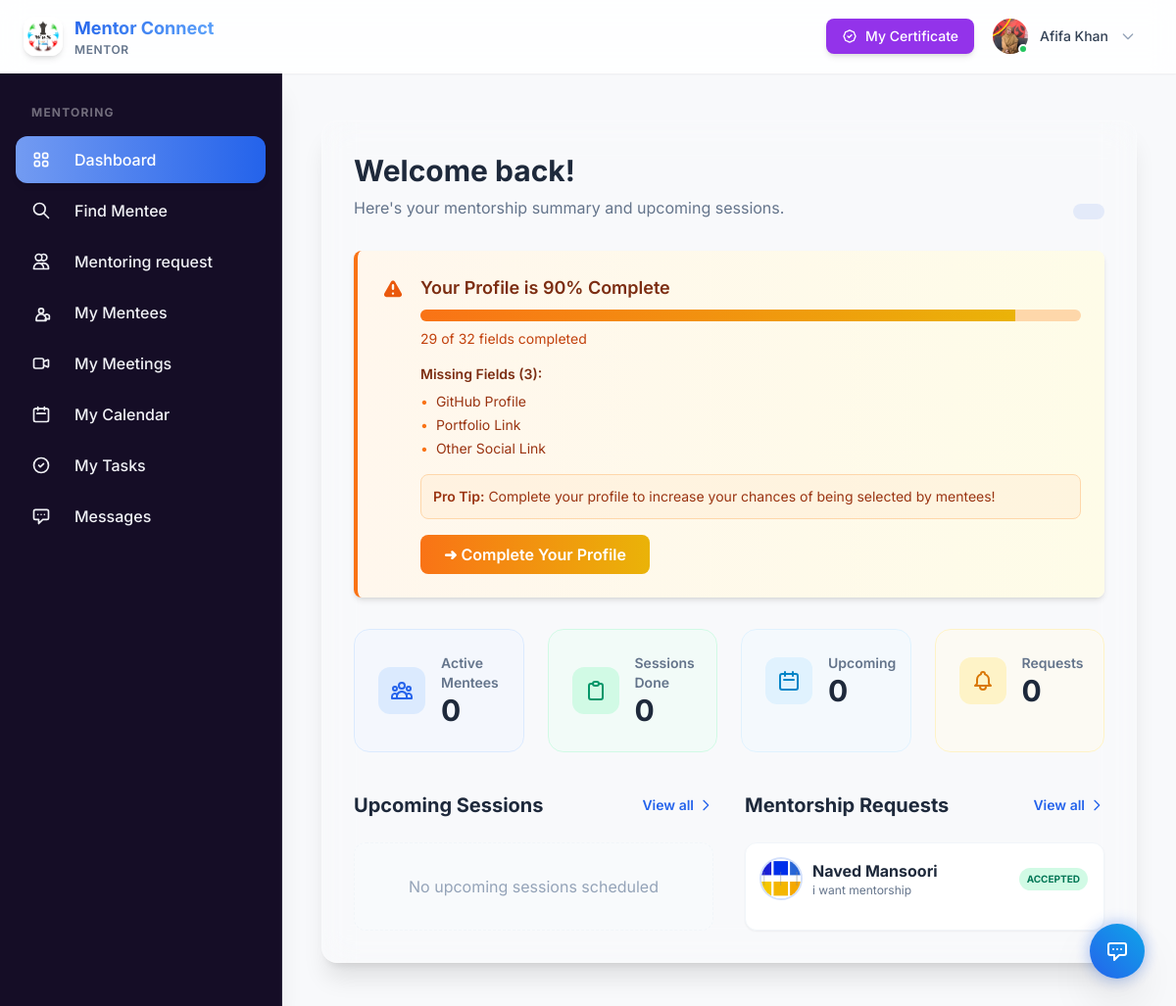
The app's page /mentordashboard (signed in), older data.
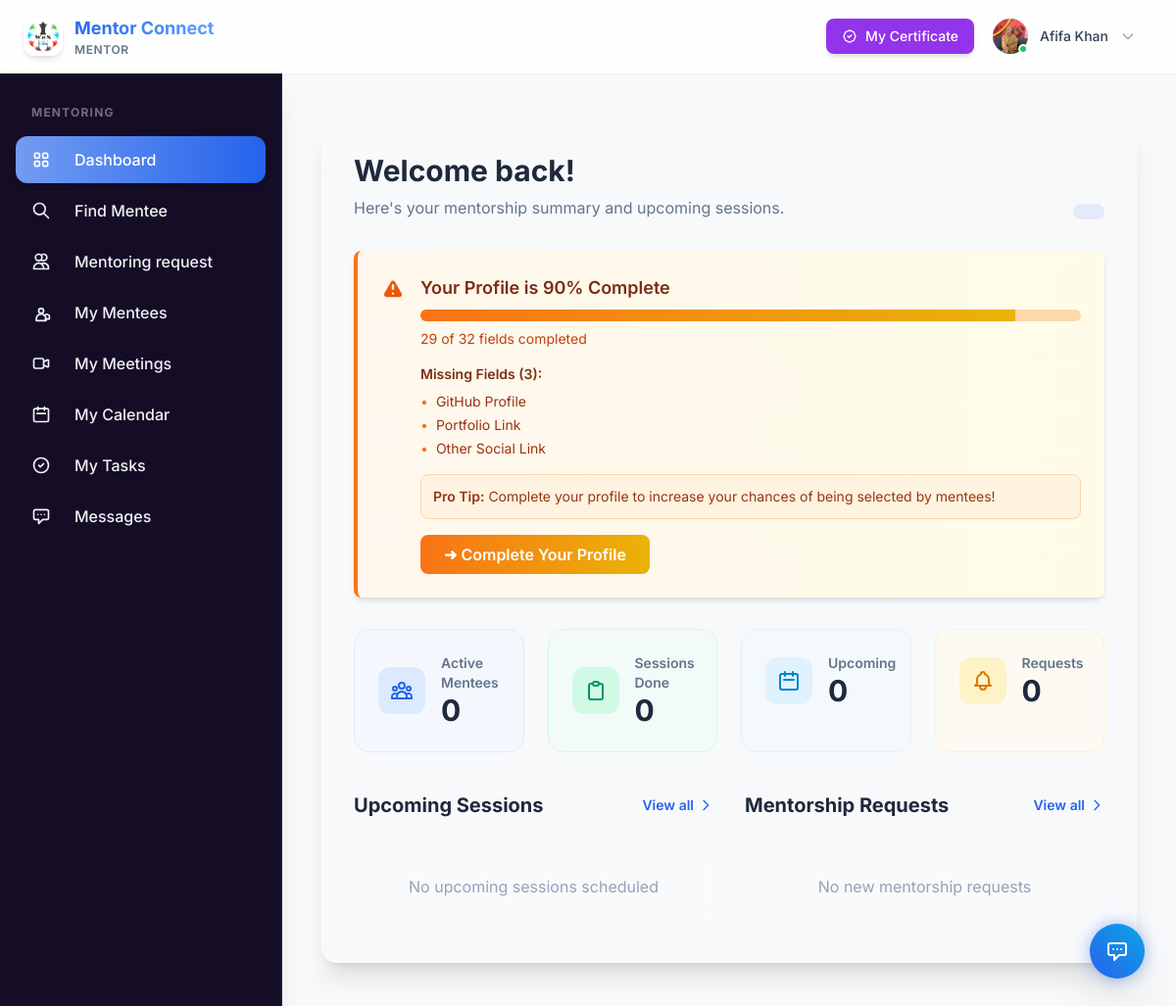
The same page, newer data.
### app.py (models this page shows, shortened)
class MentorshipRequest(db.Model):
    __tablename__ = "mentorship_requests"
    id = db.Column(db.Integer, primary_key=True)
    mentee_id = db.Column(db.Integer, db.ForeignKey("signup_details.id"), nullable=False)
    mentor_id = db.Column(db.Integer, db.ForeignKey("signup_details.id"), nullable=False)
    purpose = db.Column(db.String(1000))  # career guidance / interview prep / skill development / others
    mentor_type = db.Column(db.String(20))   # anchor / special
    term = db.Column(db.String(20))          # short / long
    duration_months = db.Column(db.Integer)  # auto set depending on rules
    why_need_mentor = db.Column(db.Text, nullable=False)
    mentor_status = db.Column(db.String(20), default="pending") # 'pending', 'accepted', 'rejected'
    supervisor_status = db.Column(db.String(20), default="pending") # 'pending', 'approved', 'rejected'
    final_status = db.Column(db.String(20), default="pending") # 'pending', 'approved', 'rejected'
    created_at = db.Column(db.DateTime, default=datetime.utcnow)
    mentee = db.relationship("User", foreign_keys=[mentee_id], backref="sent_requests")
    mentor = db.relationship("User", foreign_keys=[mentor_id], backref="received_requests")

class MenteeProfile(db.Model):
    __tablename__ = "mentee_profile"
    id = db.Column(db.Integer, primary_key=True)
    user_id = db.Column(db.Integer, db.ForeignKey("signup_details.id"), nullable=False)
    who_am_i = db.Column(db.String(50))  # student, professional, entrepreneur, freelancer, career_break
    education_level = db.Column(db.String(50))
    institution_name = db.Column(db.String(150))
    board_university = db.Column(db.String(100))
    course_stream = db.Column(db.String(100))
    school_name = db.Column(db.String(150))
    school_board = db.Column(db.String(100))
    school_passing_year = db.Column(db.String(10))
    career_interest = db.Column(db.String(100))
    current_role = db.Column(db.String(100))
    industry = db.Column(db.String(100))
    years_experience = db.Column(db.String(10))
    current_organization = db.Column(db.String(150))
    key_skills = db.Column(db.Text)
    career_goal = db.Column(db.String(100))
    startup_stage = db.Column(db.String(50))
    startup_name = db.Column(db.String(150))
    startup_industry = db.Column(db.String(150))
    team_size = db.Column(db.String(10))
    main_challenge = db.Column(db.Text)
    mentorship_type = db.Column(db.String(100))
    freelance_skill = db.Column(db.String(150))
    freelance_experience = db.Column(db.String(50))
    freelance_platforms = db.Column(db.String(200))
    freelance_challenge = db.Column(db.String(100))
    last_role = db.Column(db.String(150))
    career_break_reason = db.Column(db.String(200))
    restart_field = db.Column(db.String(150))
    support_expected = db.Column(db.String(100))
    dob = db.Column(db.String(20))
    father_name = db.Column(db.String(150))
    address_line1 = db.Column(db.String(200))
    address_line2 = db.Column(db.String(200))
    city = db.Column(db.String(100))
    state = db.Column(db.String(100))
    postal_code = db.Column(db.String(20))
    country = db.Column(db.String(100))
    institution = db.Column(db.String(150))
    institution_other = db.Column(db.String(150))
    school_college_name = db.Column(db.String(150))
    mobile_number = db.Column(db.String(20))
    mobile_country_code = db.Column(db.String(10), default="+1")
    whatsapp_number = db.Column(db.String(20))
    whatsapp_country_code = db.Column(db.String(10), default="+1")
    govt_private = db.Column(db.String(50))
    stream = db.Column(db.String(100))
    class_year = db.Column(db.String(50))
    favourite_subject = db.Column(db.String(100))
    goal = db.Column(db.Text)
    parent_name = db.Column(db.String(150))
    parent_mobile = db.Column(db.String(20))
    parent_mobile_country_code = db.Column(db.String(10), default="+1")
    parent_email = db.Column(db.String(150))  # Parent's email for consent
    parent_consent_status = db.Column(db.String(20), default="pending")  # pending, approved, rejected
    parent_consent_token = db.Column(db.String(200))  # Unique token for approval link
    parent_consent_date = db.Column(db.DateTime)  # Date when parent approved/rejected
    comments = db.Column(db.Text)
    mentorship_expectations = db.Column(db.Text)
    linkedin_link = db.Column(db.String(200))  # LinkedIn profile URL
    terms_agreement = db.Column(db.String(10))  # Yes / No
    profile_picture = db.Column(db.String(100))  # store image filename
    status = db.Column(db.String(20), default="pending")
    user = db.relationship("User", backref=db.backref("mentee_profile_ref", uselist=False, overlaps="user_ref"), uselist=False, overlaps="mentee_profile,user_ref")

class User(db.Model):
    __tablename__ = "signup_details"
    id = db.Column(db.Integer, primary_key=True)
    name = db.Column(db.String(100), nullable=False)
    email = db.Column(db.String(100), unique=True, nullable=False)
    password = db.Column(db.String(200), nullable=True)   # nullable for OAuth users
    user_type = db.Column(db.String(10), nullable=True)  # nullable until user selects type
    institution = db.Column(db.String(150), nullable=True)
    institution_id = db.Column(db.Integer, db.ForeignKey("institutions.id"), nullable=True)
    google_id = db.Column(db.String(200), unique=True, nullable=True)
    oauth_provider = db.Column(db.String(50), nullable=True)  # 'google', 'facebook', etc.
    profile_picture_url = db.Column(db.String(500), nullable=True)  # OAuth profile picture
    oauth_created_at = db.Column(db.DateTime, nullable=True)
    created_at = db.Column(db.DateTime, default=datetime.utcnow)
    mentor_profile = db.relationship("MentorProfile", backref="user", uselist=False)
    mentee_profile = db.relationship("MenteeProfile", backref="user_ref", uselist=False, foreign_keys="MenteeProfile.user_id", overlaps="mentee_profile_ref,user")
    institution_ref = db.relationship("Institution", backref="users", foreign_keys="User.institution_id")

### app.py (the view, shortened to what this page needs)
@app.route("/mentordashboard", methods=["GET", "POST"])
def mentordashboard():
    if "email" not in session or session.get("user_type") != "1":  # Only mentors
        return redirect(url_for("signin"))
    mentor_id = session.get("user_id")
    user = User.query.filter_by(email=session["email"]).first()
    profile_complete = check_profile_complete(user.id, "1")
    profile_stats = calculate_mentor_profile_completion(user.id)
    mentor = User.query.filter_by(email=session["email"]).first()
    if not mentor:
            flash("Mentor profile not found.", "error")
            return redirect(url_for("signin"))
    incoming_requests = MentorshipRequest.query.filter_by(
            mentor_id=mentor.id
        ).all()
    all_mentees = MenteeProfile.query.all()
    streams = [row.stream for row in MenteeProfile.query.with_entities(MenteeProfile.stream).distinct() if row.stream]
    schools = [row.school_college_name for row in MenteeProfile.query.with_entities(MenteeProfile.school_college_name).distinct() if row.school_college_name]
    goals = [row.goal for row in MenteeProfile.query.with_entities(MenteeProfile.goal).distinct() if row.goal]
    example_mentee = None
    if incoming_requests and incoming_requests[0].mentee:
            example_mentee = incoming_requests[0].mentee
    mentor_info = {
            "full_name": mentor.name,
            "username": mentor.email,
            "date_time": datetime.now().strftime("%d-%m-%Y %H:%M:%S")
        }
    query = MenteeProfile.query.join(User, MenteeProfile.user_id == User.id)
    search_query = request.args.get("search", "").lower()
    stream_filter = request.args.get("stream", "")
    school_filter = request.args.get("school", "")
    goal_filter = request.args.get("goal", "")
    if stream_filter:
        query = query.filter(MenteeProfile.stream == stream_filter)
    if school_filter:
        query = query.filter(MenteeProfile.school_college_name == school_filter)
    if goal_filter:
        query = query.filter(MenteeProfile.goal == goal_filter)
    all_mentees = query.all()
    streams = sorted({m.stream for m in MenteeProfile.query.distinct() if m.stream})
    schools = sorted({m.school_college_name for m in MenteeProfile.query.distinct() if m.school_college_name})
    goals = sorted({m.goal for m in MenteeProfile.query.distinct() if m.goal})
    return render_template(
        "mentor/mentordashboard.html",
        mentorship_requests=incoming_requests,
        all_mentees=all_mentees,
        streams=streams,
        schools=schools,
        goals=goals,
        incoming_requests=incoming_requests,
        mentor_info=mentor_info,
        active_section="dashboard",
        show_sidebar=True,
        mentee=example_mentee,
        profile_complete=profile_complete,
        profile_stats=profile_stats
    )

### app.py (called while the page is built)
@app.context_processor
def inject_profile_complete():
    profile_complete = True  # Default to True (no popup)
    if "email" in session and session.get("user_type") in ["1", "2"]:
        user = User.query.filter_by(email=session["email"]).first()
        if user:
            profile_complete = check_profile_complete(user.id, session.get("user_type"))
    return dict(profile_complete=profile_complete)

### templates/mentor/mentordashboard.html (shortened to what the changed rows need)
{% extends "base2.html" %}
{% block content %}
<main class="max-w-7xl mx-auto py-2 animate-slide-up">
  <section id="dashboard" class="p-6 sm:p-8 glass-card rounded-2xl shadow-xl">
    <div class="mb-8 flex items-end justify-between">
      <div>
        <h2 class="text-3xl font-bold text-slate-800 mb-2 font-poppins">Welcome back!</h2>
      </div>
    </div>
    {% if profile_stats and profile_stats.percentage < 100 %}
    <div class="mb-8 p-6 bg-gradient-to-r from-orange-50 to-yellow-50 border-l-4 border-orange-500 rounded-lg shadow-md">
      <div class="flex items-start gap-4">
        <div class="flex-1">
          {% if profile_stats.missing_fields %}
          <div class="mb-4">
            <ul class="text-sm text-orange-800 space-y-1 max-h-40 overflow-y-auto">
              {% for field in profile_stats.missing_fields %}
              <li class="flex items-center gap-2">
                <span class="text-orange-500">•</span> {{ field }}
              </li>
              {% endfor %}
            </ul>
          </div>
          {% endif %}
        </div>
      </div>
    </div>
    {% endif %}
    <div class="grid lg:grid-cols-2 gap-8">
      <div>
        <div class="space-y-4">
          {% if incoming_requests and incoming_requests|length > 0 %}
          {% for request in incoming_requests[:3] %}
          <div class="p-4 bg-white rounded-xl border border-slate-100 shadow-sm">
            <div class="flex items-center justify-between mb-4">
              <div class="flex items-center gap-3">
                {% if request.mentee.mentee_profile and request.mentee.mentee_profile.profile_picture %}
                <img src="{{ url_for('static', filename='uploads/' ~ request.mentee.mentee_profile.profile_picture) }}"
                  alt="{{ request.mentee.name }}" class="w-10 h-10 rounded-full object-cover ring-2 ring-primary/20">
                {% else %}
                <div
                  class="w-10 h-10 rounded-full bg-gradient-to-br from-blue-100 to-sky-100 flex items-center justify-center text-primary font-bold ring-2 ring-primary/20">
                  {{ request.mentee.name[0] if request.mentee.name else '?' }}
                </div>
                {% endif %}
                <div>
                  <p class="font-bold text-slate-800">{{ request.mentee.name }}</p>
                  <p class="text-xs text-slate-500 line-clamp-1">{{ request.purpose if request.purpose else 'Mentorship
                    request' }}</p>
                </div>
              </div>
              <span
                class="text-[10px] uppercase font-bold px-2 py-1 rounded-full {% if request.mentor_status == 'accepted' %}bg-emerald-100 text-emerald-700{% elif request.mentor_status == 'rejected' %}bg-red-100 text-red-700{% else %}bg-amber-100 text-amber-700{% endif %}">
                {{ request.mentor_status }}
              </span>
            </div>
          </div>
          {% endfor %}
          {% else %}
          <div class="p-8 text-center bg-slate-50 rounded-xl border border-slate-100 border-dashed">
            <p class="text-slate-400">No new mentorship requests</p>
          </div>
          {% endif %}
        </div>
      </div>
    </div>
  </section>
</main>
{% endblock %}

Row changes from the older to the newer data that the page shows:
removed MentorshipRequest: profile_picture (picture), mentee.name "Naved Mansoori", purpose "i want mentorship", mentor_status "ACCEPTED"
Text that changed along with them:
text now shown: "No new mentorship requests"
